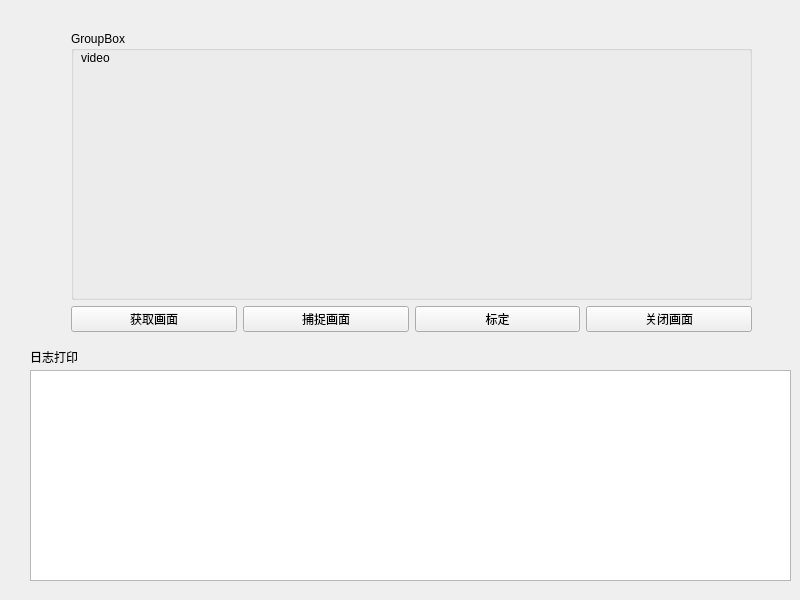
<?xml version="1.0" encoding="UTF-8"?>
<ui version="4.0">
 <class>MainWindow</class>
 <widget class="QMainWindow" name="MainWindow">
  <property name="geometry">
   <rect>
    <x>0</x>
    <y>0</y>
    <width>800</width>
    <height>600</height>
   </rect>
  </property>
  <property name="windowTitle">
   <string>MainWindow</string>
  </property>
  <widget class="QWidget" name="centralwidget">
   <widget class="QTextBrowser" name="log">
    <property name="geometry">
     <rect>
      <x>30</x>
      <y>370</y>
      <width>761</width>
      <height>211</height>
     </rect>
    </property>
   </widget>
   <widget class="QLabel" name="label_2">
    <property name="geometry">
     <rect>
      <x>30</x>
      <y>350</y>
      <width>47</width>
      <height>14</height>
     </rect>
    </property>
    <property name="text">
     <string>日志打印：</string>
    </property>
   </widget>
   <widget class="QWidget" name="">
    <property name="geometry">
     <rect>
      <x>71</x>
      <y>31</y>
      <width>681</width>
      <height>301</height>
     </rect>
    </property>
    <layout class="QGridLayout" name="gridLayout">
     <item row="0" column="0" colspan="4">
      <widget class="QGroupBox" name="groupBox">
       <property name="title">
        <string>GroupBox</string>
       </property>
       <widget class="QLabel" name="video">
        <property name="geometry">
         <rect>
          <x>10</x>
          <y>20</y>
          <width>47</width>
          <height>14</height>
         </rect>
        </property>
        <property name="text">
         <string>video</string>
        </property>
       </widget>
      </widget>
     </item>
     <item row="1" column="0">
      <widget class="QPushButton" name="getCam">
       <property name="text">
        <string>获取画面</string>
       </property>
      </widget>
     </item>
     <item row="1" column="1">
      <widget class="QPushButton" name="shoot">
       <property name="text">
        <string>捕捉画面</string>
       </property>
      </widget>
     </item>
     <item row="1" column="2">
      <widget class="QPushButton" name="calibration">
       <property name="text">
        <string>标定</string>
       </property>
      </widget>
     </item>
     <item row="1" column="3">
      <widget class="QPushButton" name="closeCam">
       <property name="text">
        <string>关闭画面</string>
       </property>
      </widget>
     </item>
    </layout>
   </widget>
  </widget>
 </widget>
 <resources/>
 <connections/>
</ui>
